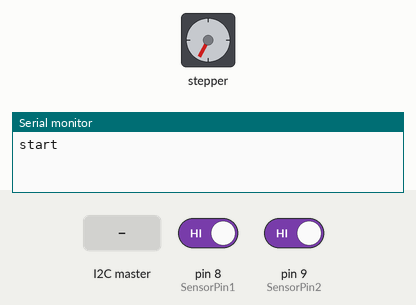
Bench run of a sketch on a simulated Arduino Uno, built with avr-gcc and run on an emulated ATmega328P. Shown: stepper motor, the last lines printed to the serial monitor. Inputs (shaded band) come from the test bench; at power-on: pin 8 (SensorPin1) HIGH, pin 9 (SensorPin2) HIGH. Stepper angles assume 200 steps per turn.

Above: at 1.2 s.
1.3 s: the I2C master sends the byte 1
At 2.6 s:
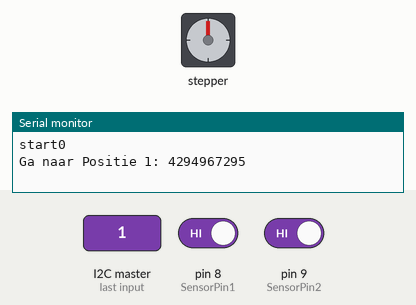
2.9 s: pin 8 (SensorPin1) driven LOW
At 4.0 s:
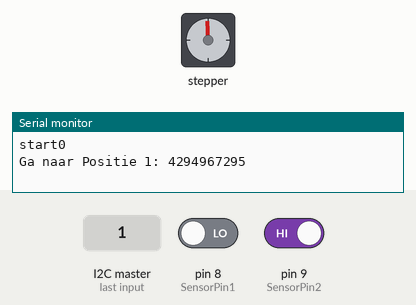
Timing chart, 0 to 5.9 s (numbered marks = the images above; inputs shaded):
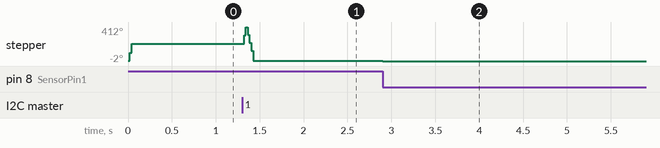

Measured:
- after the input at 1.3 s, stepper: turns 204° clockwise in 0.04 s, then 411° counter-clockwise in 0.06 s
- by itself, stepper: turns 208° clockwise

The sketch:

wire_stepper_deurtjes.ino
```cpp
#include <EEPROM.h>
#include <Wire.h>
#include <AccelStepper.h>

// rotowand

const int LONGSIZE = sizeof(long int);

// Define a stepper and the pins it will use
AccelStepper stepper(AccelStepper::DRIVER,10, 11); // Defaults to AccelStepper::FULL4WIRE (4 pins) on 2, 3, 4, 5

#define WireAdress 3
#define MaxSpeedAdress 0
#define MaxAccelerationAdress 4
#define Positie_1_Adress 8
#define Positie_2_Adress 12

#define SensorPin1 8
#define SensorPin2 9

unsigned long MaxSpeed = 5000;
unsigned long  MaxAcceleration = 8000;
unsigned long Position_1;
unsigned long Position_2;
byte Position;
unsigned long tmp;

char buffer[10];
String value;
long partPosition;

void setup()
{

  // Change these to suit your stepper if you want
  Serial.begin(9600);
  MaxSpeed = read_long_Eeprom(MaxSpeedAdress);
  if(MaxSpeed < 10) MaxSpeed = 4000;
  MaxAcceleration = read_long_Eeprom(MaxAccelerationAdress);
  if(MaxAcceleration < 10) MaxAcceleration = 8000;
  Position_1 = read_long_Eeprom(Positie_1_Adress);
  Position_2 = read_long_Eeprom(Positie_2_Adress);

  stepper.setMaxSpeed(MaxSpeed);
  stepper.setAcceleration(MaxAcceleration);
  pinMode(SensorPin1, INPUT_PULLUP);
  pinMode(SensorPin2, INPUT_PULLUP);
  Wire.begin(WireAdress);
  Wire.onReceive(receiveEvent); // register event
  stepper.setPinsInverted(true, false, false);
  Serial.print("start");
  stepper.setCurrentPosition(0);
  stepper.moveTo(-60000);
}

void loop()
{
  if(((PINB & 0x03) == 0x03))

 // Serial.println(PINB & 0x03);
    stepper.run();
  else {
    stepper.setCurrentPosition(0);
    stepper.moveTo(10);
    stepper.run();
  }

}


void receiveEvent(int howMany)
{
  int i;
  for(i=0;i<4;i++)
    buffer[i]=0;
  i=0;
  tmp=0;
  while(1 < Wire.available()) // loop through all but the last
  {
    buffer[i++] = Wire.read(); // receive byte as a character
  }
  memcpy(&tmp, buffer, 4);
  Serial.println(tmp);
  Position = Wire.read();
//  Serial.print(Position);

  if(Position != 0)
    parseCommand();

}


void write_long_Eeprom(int addr, long val){
  EEPROM.write(addr, (byte )((val >> 24) & 0xff));
  EEPROM.write(addr+1, (byte )((val >> 16) & 0xff));
  EEPROM.write(addr+2, (byte )((val >> 8) & 0xff));
  EEPROM.write(addr+3, (byte )((val) & 0xff));
}


long read_long_Eeprom(int addr){
  long val;
  val = EEPROM.read(addr);
  val = (val << 8) | EEPROM.read(addr+1);
  val = (val << 8) | EEPROM.read(addr+2);
  val = (val << 8) | EEPROM.read(addr+3);
  return val;
}

void parseCommand(){

  switch(Position) {
  case 0:
    break;
  case 1:
    stepper.moveTo(Position_1);
    Serial.print("Ga naar Positie 1: ");
    Serial.println(Position_1);
    break;
  case 2:
    stepper.moveTo(Position_2);
    Serial.print("Ga naar Positie 2: ");
    Serial.println(Position_2);
    break;
  case 3:
    Serial.println("Reset");
    stepper.moveTo(-6000000);
    break;
  case 4:
    MaxSpeed=tmp;
    Serial.print("Maxspeed = ");
    Serial.println(MaxSpeed);
    stepper.setMaxSpeed(MaxSpeed);
    write_long_Eeprom(MaxSpeedAdress, MaxSpeed);
    break;
  case 5:

    MaxAcceleration=tmp;
    Serial.print("MaxAcceleration = ");
    Serial.println(MaxAcceleration);
    stepper.setAcceleration(MaxAcceleration);
    write_long_Eeprom(MaxAccelerationAdress, MaxAcceleration);
    break;
  case 6:
    Position_1=tmp;
    Serial.print("Position_1 = ");
    Serial.println(Position_1);

    write_long_Eeprom(Positie_1_Adress, Position_1);
    break;
  case 7:
    Position_2=tmp;
    Serial.print("Position_2 = ");
    Serial.println(Position_2);
    write_long_Eeprom(Positie_2_Adress, Position_2);
    break;
  case 8:
    Serial.print("Goto position = ");
    partPosition = ((Position_2 - Position_1)*tmp/1000)+Position_1;
    Serial.println(partPosition);
    stepper.moveTo(partPosition);
    break;
  }
}
```
